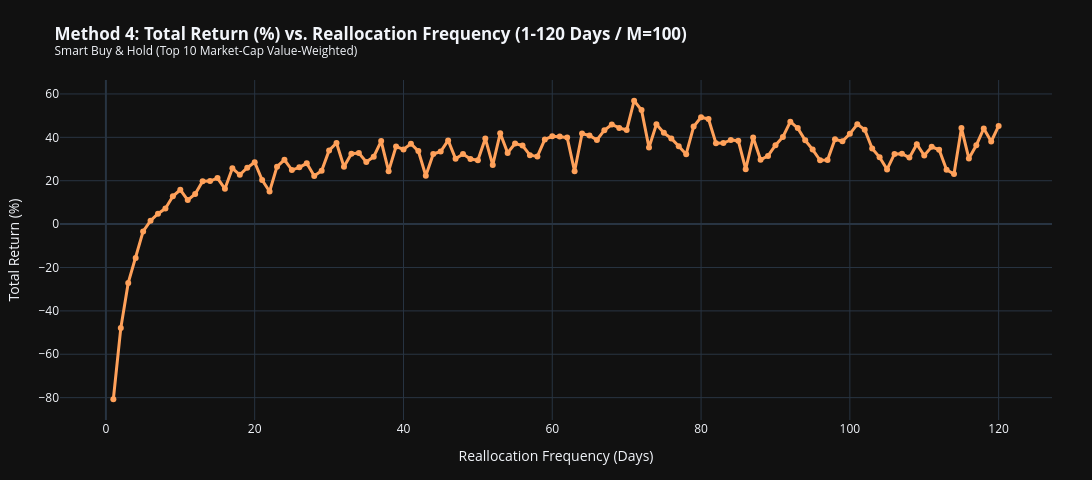
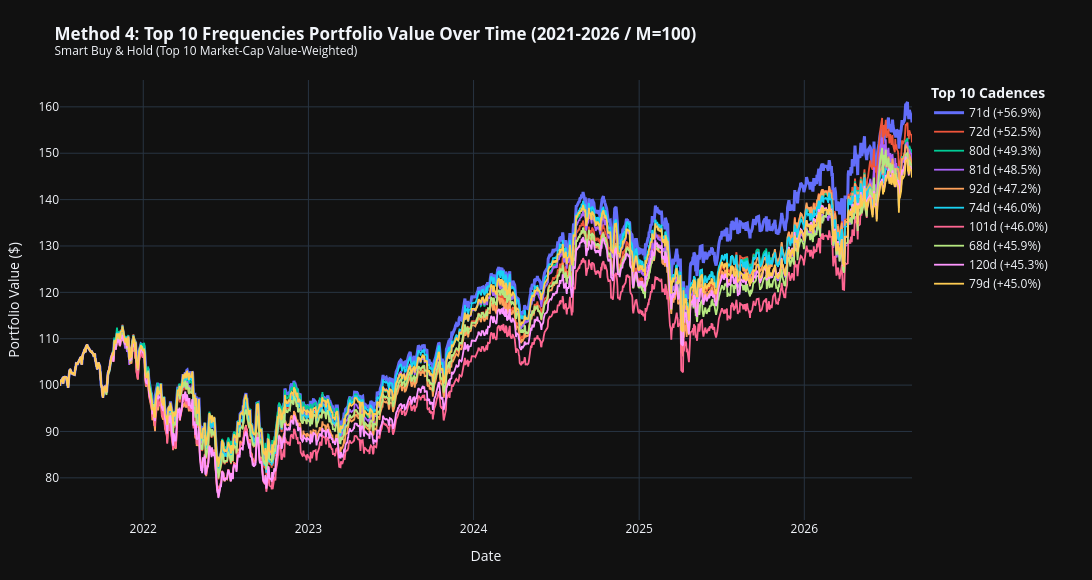

Notebook cell for these charts, in order:
### Code cell
# Plot 4.1: Profit vs Frequency Curve (Method 4)
fig4_1 = px.line(
    df_m4_sweep, x='frequency_days', y='total_return_pct',
    title='<b>Method 4: Total Return (%) vs. Reallocation Frequency (1-120 Days / M=100)</b><br><sup>Smart Buy & Hold (Top 10 Market-Cap Value-Weighted)</sup>',
    markers=True, template='plotly_dark'
)
fig4_1.update_traces(line_color='#FFA15A', line_width=3)
fig4_1.update_layout(
    xaxis_title='Reallocation Frequency (Days)',
    yaxis_title='Total Return (%)',
    width=1100, height=480,
    margin=dict(l=60, r=40, t=80, b=60)
)
fig4_1.show()

# Plot 4.2: Top 10 Frequencies Equity Curves Time Series (Method 4)
fig4_2 = go.Figure()

for idx, row in enumerate(m4_top10.itertuples()):
    k = int(row.frequency_days)
    df_k = m4_curves[k]
    fig4_2.add_trace(go.Scatter(
        x=df_k['date'], y=df_k['portfolio_value'],
        name=f"{k}d (+{row.total_return_pct:.1f}%)",
        line=dict(width=3.0 if idx == 0 else 1.8, color=palette[idx % len(palette)])
    ))

fig4_2.update_layout(
    template='plotly_dark', width=1100, height=580,
    title='<b>Method 4: Top 10 Frequencies Portfolio Value Over Time (2021-2026 / M=100)</b><br><sup>Smart Buy & Hold (Top 10 Market-Cap Value-Weighted)</sup>',
    xaxis_title='Date', yaxis_title='Portfolio Value ($)',
    margin=dict(l=60, r=180, t=80, b=60),
    legend=dict(
        orientation='v', yanchor='top', y=1.0, xanchor='left', x=1.02,
        title=dict(text='<b>Top 10 Cadences</b>')
    )
)
fig4_2.show()

### Figure 1 — Plotly figure (JSON) as saved in the notebook; plotly's stock layout.template omitted (floating-point values rounded to 4 significant figures)
{"data": [{"hovertemplate": "frequency_days=%{x}<br>total_return_pct=%{y}<extra></extra>", "legendgroup": "", "line": {"color": "#FFA15A", "dash": "solid", "width": 3}, "marker": {"symbol": "circle"}, "mode": "lines+markers", "name": "", "orientation": "v", "showlegend": false, "type": "scatter", "x": [1, 2, 3, 4, 5, 6, 7, 8, 9, 10, 11, 12, 13, 14, 15, 16, 17, 18, 19, 20, 21, 22, 23, 24, 25, 26, 27, 28, 29, 30, 31, 32, 33, 34, 35, 36, 37, 38, 39, 40, 41, 42, 43, 44, 45, 46, 47, 48, 49, 50, 51, 52, 53, 54, 55, 56, 57, 58, 59, 60, 61, 62, 63, 64, 65, 66, 67, 68, 69, 70, 71, 72, 73, 74, 75, 76, 77, 78, 79, 80, 81, 82, 83, 84, 85, 86, 87, 88, 89, 90, 91, 92, 93, 94, 95, 96, 97, 98, 99, 100, 101, 102, 103, 104, 105, 106, 107, 108, 109, 110, 111, 112, 113, 114, 115, 116, 117, 118, 119, 120], "xaxis": "x", "y": [-80.74, -47.93, -27.1, -15.58, -3.367, 1.602, 4.772, 7.222, 12.81, 15.82, 11.08, 13.88, 19.75, 19.83, 21.21, 16.27, 25.75, 22.73, 26.0, 28.5, 20.29, 15.05, 26.49, 29.64, 24.92, 26.18, 28.03, 22.21, 24.56, 33.96, 37.36, 26.43, 32.45, 32.73, 28.6, 31.09, 38.29, 24.41, 35.76, 34.45, 37.04, 33.65, 22.28, 32.32, 33.45, 38.59, 30.07, 32.31, 30.03, 29.44, 39.42, 27.26, 41.85, 32.82, 37.18, 36.23, 31.77, 31.21, 39.04, 40.48, 40.36, 39.95, 24.33, 41.76, 40.83, 38.81, 43.29, 45.93, 44.32, 43.35, 56.87, 52.55, 35.27, 46.03, 42.06, 39.48, 35.93, 32.23, 44.96, 49.27, 48.48, 37.25, 37.38, 38.81, 38.44, 25.29, 39.91, 29.66, 31.45, 36.35, 40.17, 47.22, 44.25, 38.63, 34.35, 29.41, 29.55, 39.14, 38.2, 41.61, 46.01, 43.55, 34.87, 30.8, 25.22, 32.36, 32.46, 30.65, 36.84, 31.64, 35.64, 34.28, 25.03, 23.09, 44.27, 30.21, 36.37, 44.08, 38.08, 45.26], "yaxis": "y"}], "layout": {"height": 480, "legend": {"tracegroupgap": 0}, "margin": {"b": 60, "l": 60, "r": 40, "t": 80}, "title": {"text": "<b>Method 4: Total Return (%) vs. Reallocation Frequency (1-120 Days / M=100)</b><br><sup>Smart Buy & Hold (Top 10 Market-Cap Value-Weighted)</sup>"}, "width": 1100, "xaxis": {"anchor": "y", "domain": [0.0, 1.0], "title": {"text": "Reallocation Frequency (Days)"}}, "yaxis": {"anchor": "x", "domain": [0.0, 1.0], "title": {"text": "Total Return (%)"}}}}

### Figure 2 — Plotly figure (JSON) as saved in the notebook; plotly's stock layout.template omitted (floating-point values rounded to 4 significant figures; data arrays with more than 128 entries replaced by an {"elided": "..."} marker saying what was removed)
{"data": [{"line": {"color": "#636EFA", "width": 3.0}, "name": "71d (+56.9%)", "type": "scatter", "x": {"elided": "1295 str values"}, "y": {"elided": "1295 float values"}}, {"line": {"color": "#EF553B", "width": 1.8}, "name": "72d (+52.5%)", "type": "scatter", "x": {"elided": "1295 str values"}, "y": {"elided": "1295 float values"}}, {"line": {"color": "#00CC96", "width": 1.8}, "name": "80d (+49.3%)", "type": "scatter", "x": {"elided": "1295 str values"}, "y": {"elided": "1295 float values"}}, {"line": {"color": "#AB63FA", "width": 1.8}, "name": "81d (+48.5%)", "type": "scatter", "x": {"elided": "1295 str values"}, "y": {"elided": "1295 float values"}}, {"line": {"color": "#FFA15A", "width": 1.8}, "name": "92d (+47.2%)", "type": "scatter", "x": {"elided": "1295 str values"}, "y": {"elided": "1295 float values"}}, {"line": {"color": "#19D3F3", "width": 1.8}, "name": "74d (+46.0%)", "type": "scatter", "x": {"elided": "1295 str values"}, "y": {"elided": "1295 float values"}}, {"line": {"color": "#FF6692", "width": 1.8}, "name": "101d (+46.0%)", "type": "scatter", "x": {"elided": "1295 str values"}, "y": {"elided": "1295 float values"}}, {"line": {"color": "#B6E880", "width": 1.8}, "name": "68d (+45.9%)", "type": "scatter", "x": {"elided": "1295 str values"}, "y": {"elided": "1295 float values"}}, {"line": {"color": "#FF97FF", "width": 1.8}, "name": "120d (+45.3%)", "type": "scatter", "x": {"elided": "1295 str values"}, "y": {"elided": "1295 float values"}}, {"line": {"color": "#FECB52", "width": 1.8}, "name": "79d (+45.0%)", "type": "scatter", "x": {"elided": "1295 str values"}, "y": {"elided": "1295 float values"}}], "layout": {"height": 580, "legend": {"orientation": "v", "title": {"text": "<b>Top 10 Cadences</b>"}, "x": 1.02, "xanchor": "left", "y": 1.0, "yanchor": "top"}, "margin": {"b": 60, "l": 60, "r": 180, "t": 80}, "title": {"text": "<b>Method 4: Top 10 Frequencies Portfolio Value Over Time (2021-2026 / M=100)</b><br><sup>Smart Buy & Hold (Top 10 Market-Cap Value-Weighted)</sup>"}, "width": 1100, "xaxis": {"title": {"text": "Date"}}, "yaxis": {"title": {"text": "Portfolio Value ($)"}}}}
